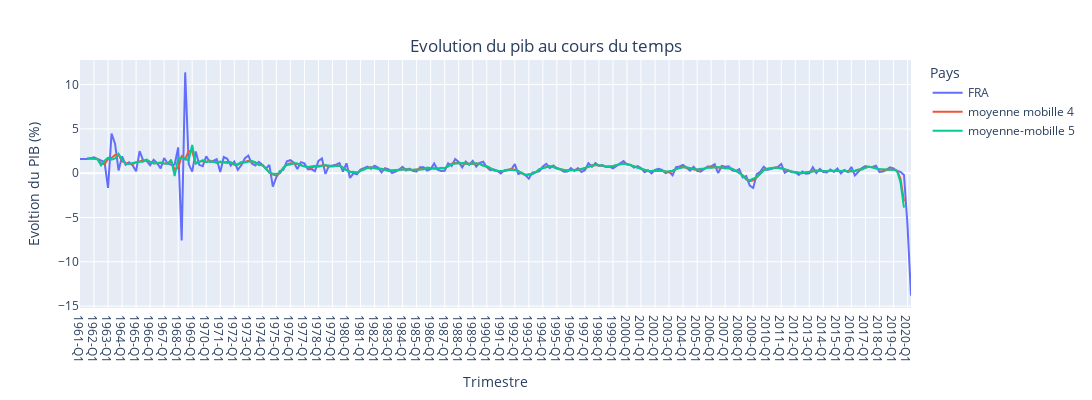

Notebook code cell kept with this figure:
### Markdown cell above
### Visualisation générale des données - Exemple de la France

### Code cell
a = tr.affichageMoyenneM(data, 'FRA', [4, 5] , 'Q')

### Figure 1 — Plotly figure (JSON) as saved in the notebook; plotly's stock layout.template omitted (floating-point values rounded to 4 significant figures; data arrays with more than 128 entries replaced by an {"elided": "..."} marker saying what was removed)
{"data": [{"legendgroup": "FRA", "line": {"color": "#636efa", "dash": "solid"}, "mode": "lines", "name": "FRA", "orientation": "v", "showlegend": true, "type": "scatter", "x": {"elided": "238 str values"}, "xaxis": "x", "y": {"elided": "238 float values"}, "yaxis": "y"}, {"legendgroup": "moyenne mobille 4", "line": {"color": "#EF553B", "dash": "solid"}, "mode": "lines", "name": "moyenne mobille 4", "orientation": "v", "showlegend": true, "type": "scatter", "x": {"elided": "234 str values"}, "xaxis": "x", "y": {"elided": "234 float values"}, "yaxis": "y"}, {"legendgroup": "moyenne-mobille 5", "line": {"color": "#00cc96", "dash": "solid"}, "mode": "lines", "name": "moyenne-mobille 5", "orientation": "v", "showlegend": true, "type": "scatter", "x": {"elided": "234 str values"}, "xaxis": "x", "y": {"elided": "234 float values"}, "yaxis": "y"}], "layout": {"height": 400, "hovermode": "x unified", "legend": {"title": {"text": "Pays"}, "tracegroupgap": 0}, "margin": {"t": 60}, "title": {"text": "Evolution du pib au cours du temps", "x": 0.5, "xanchor": "center", "y": 0.9, "yanchor": "top"}, "width": 1500, "xaxis": {"anchor": "y", "domain": [0, 1], "title": {"text": "Trimestre"}}, "yaxis": {"anchor": "x", "domain": [0, 1], "title": {"text": "Evoltion du PIB (%)"}}}}
